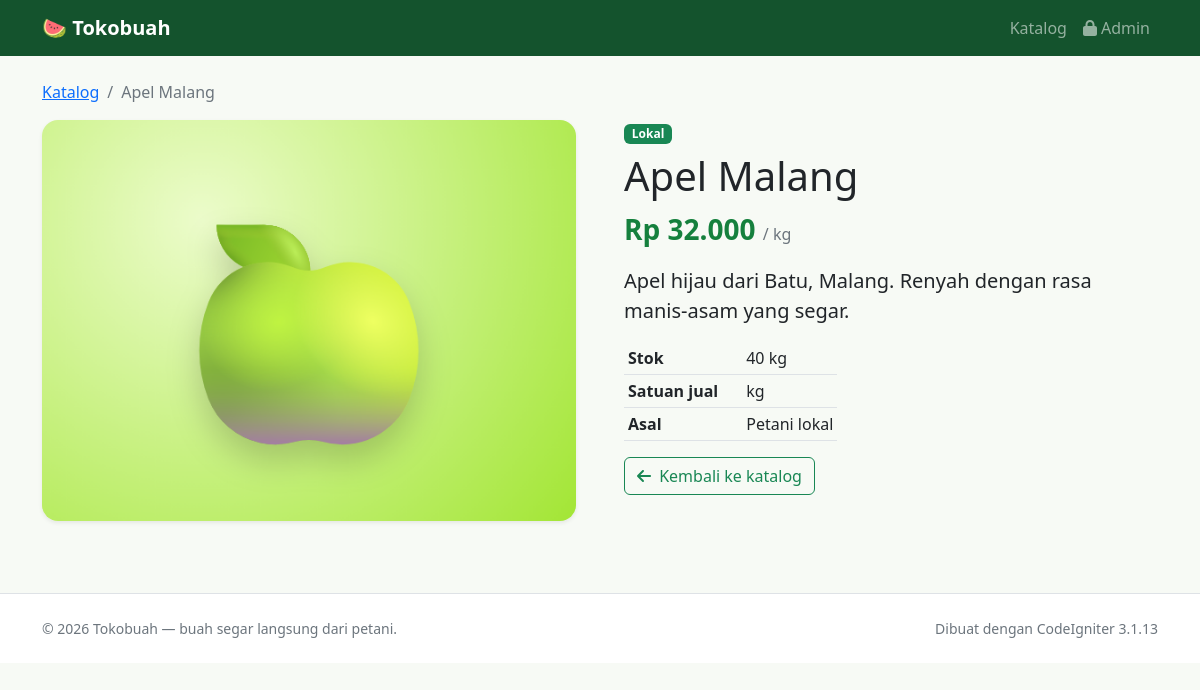
Screenshot of /tokobuah/produk/1 with the database file from the repository.
### tables this page shows
CREATE TABLE products (
    product_id   INT UNSIGNED AUTO_INCREMENT PRIMARY KEY,
    name         VARCHAR(100)  NOT NULL,
    category     ENUM('Lokal','Impor') NOT NULL DEFAULT 'Lokal',
    price        INT UNSIGNED  NOT NULL,               
    unit         VARCHAR(20)   NOT NULL DEFAULT 'kg',  
    stock        INT UNSIGNED  NOT NULL DEFAULT 0,
    image        VARCHAR(255)  NOT NULL DEFAULT 'default.png',
    description  TEXT,
    created_at   DATETIME      NOT NULL DEFAULT CURRENT_TIMESTAMP,
    updated_at   DATETIME      NULL ON UPDATE CURRENT_TIMESTAMP
);

### tokobuah/application/controllers/Home.php (called while the page is built, shortened)
<?php
class Home extends CI_Controller
{
	public function __construct()
	{
		$this->load->model('product_model');
	}
	public function detail($id = NULL)
	{
		$product = $this->product_model->get_by_id($id);
		$data = array(
			'title'   => $product->name.' - Tokobuah',
			'product' => $product,
		);
		$this->load->view('home/detail', $data);
	}
}

### tokobuah/index.php (called while the page is built, shortened)
<?php
require_once BASEPATH.'core/CodeIgniter.php';

### tokobuah/application/models/Product_model.php (called while the page is built, shortened)
<?php
class Product_model extends CI_Model
{
	private $table = 'products';
	public function get_by_id($id)
	{
		return $this->db->get_where($this->table, array('product_id' => (int) $id))->row();
	}
}

### tokobuah/application/helpers/rupiah_helper.php (called while the page is built, shortened)
<?php
if ( ! function_exists('rupiah'))
{
	function rupiah($angka)
	{
		return 'Rp '.number_format((float) $angka, 0, ',', '.');
	}
}

### tokobuah/application/views/home/detail.php (the view, shortened to what this page needs)
<main class="container py-4">
	<nav aria-label="breadcrumb">
		<ol class="breadcrumb">
			<li class="breadcrumb-item"><a href="<?= base_url() ?>">Katalog</a></li>
			<li class="breadcrumb-item active"><?= html_escape($product->name) ?></li>
		</ol>
	</nav>
	<div class="row g-5">
		<div class="col-md-6">
			<img class="img-fluid rounded-4 shadow-sm" src="<?= base_url('upload/product/'.$product->image) ?>" alt="<?= html_escape($product->name) ?>">
		</div>
		<div class="col-md-6">
			<span class="badge <?= $product->category === 'Impor' ? 'bg-info text-dark' : 'bg-success' ?>"><?= $product->category ?></span>
			<h1 class="mt-2"><?= html_escape($product->name) ?></h1>
			<p class="fs-3 price mb-3"><?= rupiah($product->price) ?> <small class="fs-6 text-muted fw-normal">/ <?= $product->unit ?></small></p>
			<p class="lead"><?= nl2br(html_escape((string) $product->description)) ?></p>
			<table class="table table-sm w-auto">
				<tr><th class="pe-4">Stok</th><td><?= $product->stock ?> <?= $product->unit ?></td></tr>
				<tr><th class="pe-4">Satuan jual</th><td><?= $product->unit ?></td></tr>
				<tr><th class="pe-4">Asal</th><td><?= $product->category === 'Impor' ? 'Buah impor' : 'Petani lokal' ?></td></tr>
			</table>
			<a class="btn btn-outline-success" href="<?= base_url() ?>"><i class="fas fa-arrow-left me-1"></i> Kembali ke katalog</a>
		</div>
	</div>
</main>

### tokobuah/application/views/home/_header.php (style rules this page uses)
body { background: #f7faf5; }
.price { color: #15803d; font-weight: 700; }

### rows the page displays
products: name "Apel Malang", image (picture), category "Lokal", price "Rp 32.000", unit "kg", description "Apel hijau dari Batu, Malang. Renyah dengan rasa manis-asam yang segar.", stock "40"

### other values shown
CI_VERSION "3.1.13"
